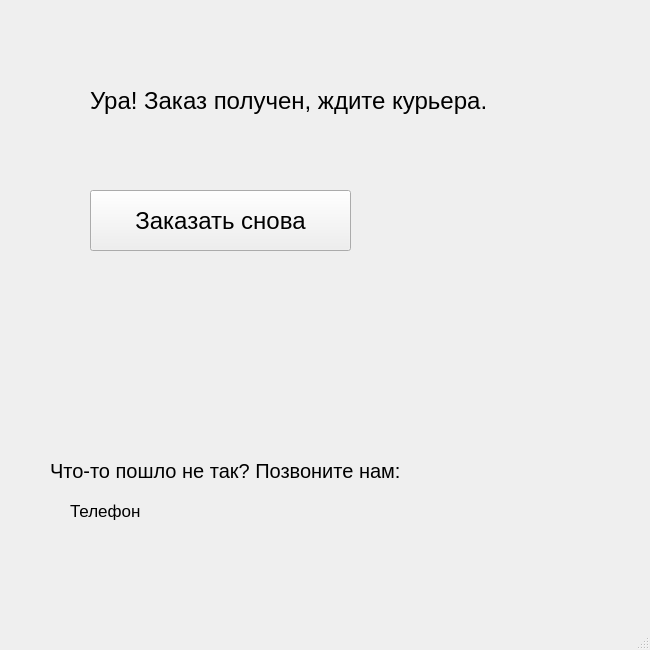
<?xml version="1.0" encoding="UTF-8"?>
<ui version="4.0">
 <class>MainWindow</class>
 <widget class="QMainWindow" name="MainWindow">
  <property name="geometry">
   <rect>
    <x>0</x>
    <y>0</y>
    <width>650</width>
    <height>650</height>
   </rect>
  </property>
  <property name="windowTitle">
   <string>MainWindow</string>
  </property>
  <widget class="QWidget" name="centralwidget">
   <widget class="QLabel" name="label">
    <property name="geometry">
     <rect>
      <x>90</x>
      <y>70</y>
      <width>551</width>
      <height>61</height>
     </rect>
    </property>
    <property name="font">
     <font>
      <pointsize>18</pointsize>
     </font>
    </property>
    <property name="text">
     <string>Ура! Заказ получен, ждите курьера.</string>
    </property>
   </widget>
   <widget class="QPushButton" name="pushButton">
    <property name="geometry">
     <rect>
      <x>90</x>
      <y>190</y>
      <width>261</width>
      <height>61</height>
     </rect>
    </property>
    <property name="font">
     <font>
      <pointsize>18</pointsize>
     </font>
    </property>
    <property name="text">
     <string>Заказать снова</string>
    </property>
   </widget>
   <widget class="QLabel" name="label_2">
    <property name="geometry">
     <rect>
      <x>50</x>
      <y>440</y>
      <width>431</width>
      <height>61</height>
     </rect>
    </property>
    <property name="font">
     <font>
      <pointsize>15</pointsize>
     </font>
    </property>
    <property name="text">
     <string>Что-то пошло не так? Позвоните нам:</string>
    </property>
   </widget>
   <widget class="QLabel" name="label_3">
    <property name="geometry">
     <rect>
      <x>70</x>
      <y>490</y>
      <width>121</width>
      <height>41</height>
     </rect>
    </property>
    <property name="font">
     <font>
      <pointsize>13</pointsize>
     </font>
    </property>
    <property name="text">
     <string>Телефон</string>
    </property>
   </widget>
  </widget>
  <widget class="QMenuBar" name="menubar">
   <property name="geometry">
    <rect>
     <x>0</x>
     <y>0</y>
     <width>650</width>
     <height>21</height>
    </rect>
   </property>
  </widget>
  <widget class="QStatusBar" name="statusbar"/>
 </widget>
 <resources/>
 <connections/>
</ui>
